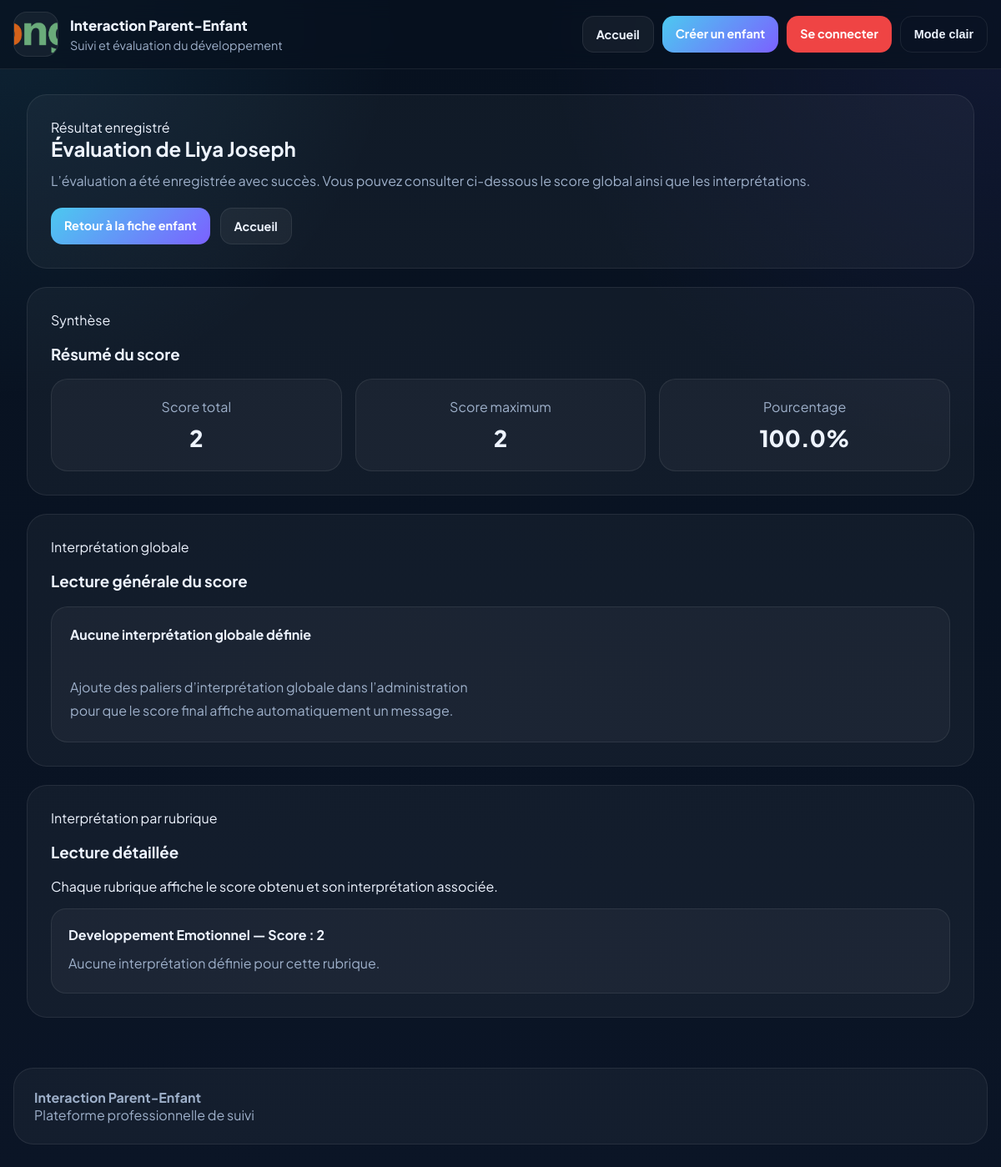
Page /evaluation/resultat/1/ on the committed database.
### interaction/models.py (models this page shows, shortened)
class Evaluation(models.Model):
    enfant = models.ForeignKey(
        Enfant,
        on_delete=models.CASCADE,
        related_name='evaluations'
    )
    date_evaluation = models.DateTimeField(auto_now_add=True)
    commentaire = models.TextField(blank=True, null=True)
    terminee = models.BooleanField(default=False)
    def score_total(self):
        return sum(rep.score_obtenu for rep in self.reponses.select_related('question'))
    def score_maximum(self):
        return sum(
            rep.question.score_max_question()
            for rep in self.reponses.select_related('question')
        )
    def pourcentage_score(self):
        max_score = self.score_maximum()
        if max_score == 0:
            return 0
        return round((self.score_total() / max_score) * 100, 2)
    def score_par_rubrique(self):
        resultats = {}
        reponses = self.reponses.select_related('question__rubrique')
        for rep in reponses:
            rubrique = rep.question.rubrique.libelle
            resultats[rubrique] = resultats.get(rubrique, 0) + rep.score_obtenu
        return resultats
    def interpretation_par_rubrique(self):
        resultats = []
        scores = self.score_par_rubrique()
        for rubrique_libelle, score in scores.items():
            rubrique = Rubrique.objects.filter(libelle=rubrique_libelle).first()
            interpretation = None
            if rubrique:
                interpretation = rubrique.interpretations.filter(
                    score_min__lte=score,
                    score_max__gte=score
                ).first()
            resultats.append({
                'rubrique': rubrique_libelle,
                'score': score,
                'message': interpretation.message if interpretation else "Aucune interprétation définie pour cette rubrique."
            })
        return resultats
    def interpretation_globale(self):
        score = self.score_total()
        return InterpretationGlobale.objects.filter(
            score_min__lte=score,
            score_max__gte=score
        ).first()
    class Meta:
        ordering = ['-date_evaluation']
        verbose_name = "Évaluation"
        verbose_name_plural = "Évaluations"

class Enfant(models.Model):
    code_enfant = models.CharField(max_length=20, unique=True, blank=True)
    nom = models.CharField(max_length=100)
    prenom = models.CharField(max_length=100, blank=True, null=True)
    date_naissance = models.DateField()
    class Meta:
        ordering = ['nom', 'prenom']
        verbose_name = "Enfant"
        verbose_name_plural = "Enfants"
        constraints = [
            models.UniqueConstraint(
                fields=['nom', 'prenom', 'date_naissance'],
                name='unique_enfant_identite'
            )
        ]

class Rubrique(models.Model):
    libelle = models.CharField(max_length=100, unique=True)
    class Meta:
        ordering = ['libelle']
        verbose_name = "Rubrique"
        verbose_name_plural = "Rubriques"

### interaction/views.py (the view)
def evaluation_result(request, evaluation_id):
    evaluation = get_object_or_404(
        Evaluation.objects.select_related("enfant"),
        id=evaluation_id
    )
    interpretation_globale = evaluation.interpretation_globale()
    context = {
        "evaluation": evaluation,
        "score_total": evaluation.score_total(),
        "score_maximum": evaluation.score_maximum(),
        "pourcentage": evaluation.pourcentage_score(),
        "interpretations": evaluation.interpretation_par_rubrique(),
        "interpretation_globale": interpretation_globale,
    }
    return render(request, "interaction/evaluation_result.html", context)

### interaction/models.py (called while the page is built)
    def score_max_question(self) -> int:
        return max(self.score_oui, self.score_parfois, self.score_non)

### interaction/templates/interaction/evaluation_result.html (shortened to what this page needs)
{% extends "interaction/base.html" %}
{% block content %}
<div class="container">
  <div class="result-wrap">
    <section class="card top-card">
      <div class="kicker"> Résultat enregistré</div>
      <h2>Évaluation de {{ evaluation.enfant.nom }} {% if evaluation.enfant.prenom %}{{ evaluation.enfant.prenom }}{% endif %}</h2>
      <p>
        L’évaluation a été enregistrée avec succès. Vous pouvez consulter ci-dessous
        le score global ainsi que les interprétations.
      </p>
      <div class="actions" style="margin-top:18px;">
        <a href="{% url 'interaction:enfant_detail' evaluation.enfant.code_enfant %}" class="btn btn-primary">Retour à la fiche enfant</a>
        <a href="{% url 'interaction:home' %}" class="btn btn-secondary">Accueil</a>
      </div>
    </section>
    <section class="card score-card">
      <div class="section-head">
        <div>
          <div class="kicker"> Synthèse</div>
          <h3>Résumé du score</h3>
        </div>
      </div>
      <div class="score-grid">
        <div class="score-box">
          <span>Score total</span>
          <strong>{{ score_total }}</strong>
        </div>
        <div class="score-box">
          <span>Score maximum</span>
          <strong>{{ score_maximum }}</strong>
        </div>
        <div class="score-box">
          <span>Pourcentage</span>
          <strong>{{ pourcentage }}%</strong>
        </div>
      </div>
    </section>
    <section class="card global-card">
      <div class="section-head">
        <div>
          <div class="kicker"> Interprétation globale</div>
          <h3>Lecture générale du score</h3>
        </div>
      </div>
      {% if interpretation_globale %}
        <div class="global-box">
          <h4>{{ interpretation_globale.titre }}</h4>
          <p>{{ interpretation_globale.message }}</p>
        </div>
      {% else %}
        <div class="global-box">
          <h4>Aucune interprétation globale définie</h4>
          <p>
            Ajoute des paliers d’interprétation globale dans l’administration
            pour que le score final affiche automatiquement un message.
          </p>
        </div>
      {% endif %}
    </section>
    <section class="card interpret-card">
      <div class="section-head">
        <div>
          <div class="kicker"> Interprétation par rubrique</div>
          <h3>Lecture détaillée</h3>
          <p>Chaque rubrique affiche le score obtenu et son interprétation associée.</p>
        </div>
      </div>
      {% if interpretations %}
        <div class="interpret-list">
          {% for item in interpretations %}
            <article class="interpret-item">
              <h4>{{ item.rubrique }} — Score : {{ item.score }}</h4>
              <p>{{ item.message }}</p>
            </article>
          {% endfor %}
        </div>
      {% else %}
        <div class="empty-box">
          Aucune interprétation n’a été trouvée pour cette évaluation.
        </div>
      {% endif %}
    </section>
  </div>
</div>
{% endblock %}

### interaction/templates/interaction/base.html (style rules this page uses)
:root { --bg:#07111f; --bg-2:#0b1526; --surface:#0f1c31; --surface-2:#12233d; --surface-3:#0b1729; --text:#eef4ff; --muted:#9eb0ca; --border:rgba(255,255,255,.08); --brand:#4cc9f0; --brand-2:#7b61ff; --shadow:0 20px 60px rgba(0,0,0,.28); --radius:24px; --container:1200px; }
body { margin:0; font-family:"Plus Jakarta Sans", sans-serif; background: radial-gradient(circle at top left, rgba(76,201,240,.10), transparent 26%), radial-gradient(circle at top right, rgba(123,97,255,.09), transparent 30%), linear-gradient(180deg, var(--bg) 0%, var(--bg-2) 100%); color:var(--text); }
a { text-decoration:none; color:inherit; }
.container { width:min(var(--container), calc(100% - 32px)); margin:0 auto; }
.btn { border:none; border-radius:14px; padding:12px 16px; font-weight:700; cursor:pointer; font-size:.9rem; }
.btn-primary { color:#fff; background:linear-gradient(135deg, var(--brand), var(--brand-2)); }
.btn-secondary { background:rgba(255,255,255,.05); border:1px solid var(--border); color:var(--text); }
.card { background:rgba(255,255,255,.04); border:1px solid var(--border); border-radius:var(--radius); padding:24px; }

### interaction/templates/interaction/evaluation_result.html (style rules this page uses)
.result-wrap { display:grid; gap:22px; }
.top-card, .score-card, .global-card, .interpret-card, .comment-card { padding:28px; }
.top-card h2 { margin:0 0 10px; }
.top-card p { margin:0; color:var(--muted); line-height:1.75; }
.score-grid { display:grid; grid-template-columns:repeat(3, 1fr); gap:16px; }
.score-box { padding:22px; border-radius:20px; background:rgba(255,255,255,.04); border:1px solid var(--border); text-align:center; }
.score-box span { display:block; color:var(--muted); margin-bottom:10px; }
.score-box strong { font-size:1.7rem; font-weight:900; }
.global-box { padding:22px; border-radius:20px; background:rgba(255,255,255,.04); border:1px solid var(--border); }
.global-box h4 { margin:0 0 10px; }
.global-box p { margin:0; color:var(--muted); line-height:1.8; white-space:pre-line; }
.interpret-list { display:grid; gap:16px; }
.interpret-item { padding:20px; border-radius:18px; background:rgba(255,255,255,.04); border:1px solid var(--border); }
.interpret-item h4 { margin:0 0 10px; }
.interpret-item p { margin:0; color:var(--muted); line-height:1.8; }
.actions { display:flex; gap:12px; flex-wrap:wrap; margin-top:6px; }

### rows in the picture
Evaluation: enfant.nom "Liya", enfant.prenom "Joseph"
Rubrique: rubrique "Developpement Emotionnel"

### other values in the picture
{{ score_total }} "2"
{{ score_maximum }} "2"
{{ pourcentage }} "100.0"
{{ item.score }} "2"
{{ item.message }} "Aucune interprétation définie pour cette rubrique."
